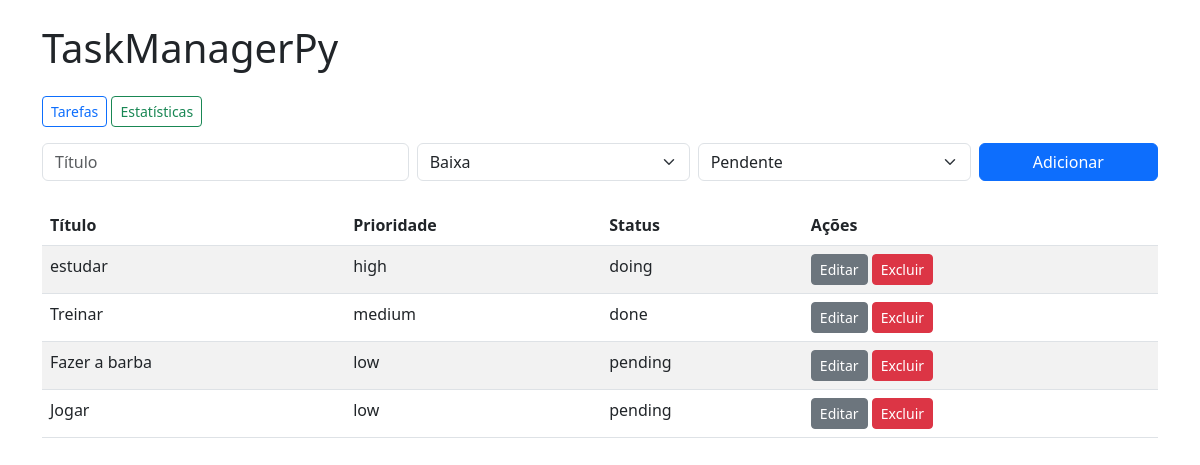
Before: / with the older database file.
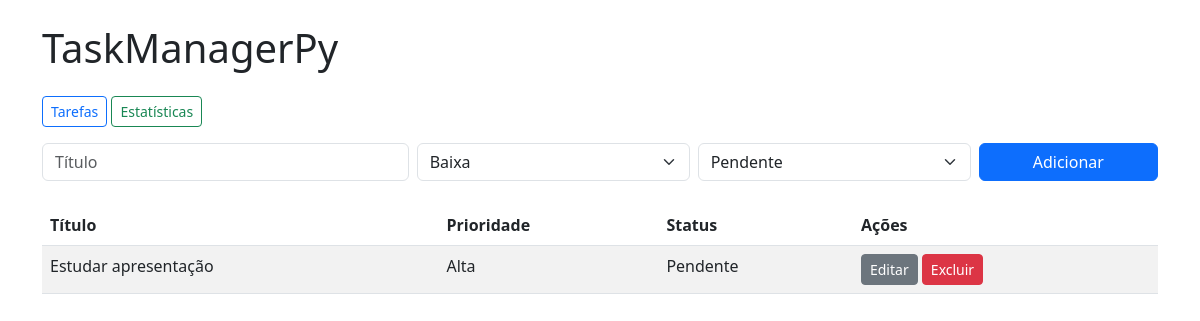
After: the same page with the newer database file.
### models.py (models this page shows, shortened)
class Task(db.Model):
    __tablename__ = "tasks"
    id = db.Column(db.Integer, primary_key=True)
    title = db.Column(db.String(120), nullable=False, index=True)
    description = db.Column(db.Text, nullable=True)
    priority = db.Column(db.String(10), nullable=False, default="medium")  # low, medium, high
    status = db.Column(db.String(20), nullable=False, default="pending")   # pending, doing, done
    created_at = db.Column(db.DateTime, default=datetime.utcnow)
    completed_at = db.Column(db.DateTime, nullable=True)

### app.py (the view)
@app.route('/')
def index():
    tasks = Task.query.all()
    sorted_tasks = quicksort_tasks(tasks, lambda t: PRIORITY_VALUE.get(t.priority, 0))
    return render_template('index.html', tasks=sorted_tasks)

### app.py (called while the page is built)
def quicksort_tasks(tasks, key_func):
    if len(tasks) <= 1:
        return tasks
    pivot = tasks[len(tasks)//2]
    pivot_key = key_func(pivot)
    left = [t for t in tasks if key_func(t) > pivot_key]
    middle = [t for t in tasks if key_func(t) == pivot_key]
    right = [t for t in tasks if key_func(t) < pivot_key]
    return quicksort_tasks(left, key_func) + middle + quicksort_tasks(right, key_func)

### templates/index.html (shortened to what this page needs)
{% extends "base.html" %}
{% block content %}
<form action="{{ url_for('create_task') }}" method="post" class="mb-4">
  <div class="row g-2">
    <div class="col-md-4">
      <input name="title" class="form-control" placeholder="Título" required>
    </div>
    <div class="col-md-3">
      <select name="priority" class="form-select" required>
        <option value="Baixa">Baixa</option>
      </select>
    </div>
    <div class="col-md-3">
      <select name="status" class="form-select" required>
        <option value="Pendente">Pendente</option>
      </select>
    </div>
    <div class="col-md-2">
      <button class="btn btn-primary w-100">Adicionar</button>
    </div>
  </div>
</form>
<table class="table table-striped">
  <thead>
    <tr>
      <th>Título</th>
      <th>Prioridade</th>
      <th>Status</th>
      <th>Ações</th>
    </tr>
  </thead>
  <tbody>
    {% for t in tasks %}
    <tr>
      <td>{{ t.title }}</td>
      <td>{{ t.priority }}</td>
      <td>{{ t.status }}</td>
      <td>
        <a class="btn btn-sm btn-secondary" href="{{ url_for('edit_task', task_id=t.id) }}">
          Editar
        </a>
        <form action="{{ url_for('delete_task', task_id=t.id) }}" method="post" style="display:inline">
          <button class="btn btn-sm btn-danger">Excluir</button>
        </form>
      </td>
    </tr>
    {% endfor %}
  </tbody>
</table>
{% endblock %}

### templates/base.html (shortened to what this page needs)
<!doctype html>
<html>
<head>
  <link href="https://cdn.jsdelivr.net/npm/bootstrap@5.3.0/dist/css/bootstrap.min.css" rel="stylesheet">
</head>
<body class="p-4">
  <div class="container">
    <h1 class="mb-4">TaskManagerPy</h1>
    <div class="mb-3">
  <a href="{{ url_for('index') }}" class="btn btn-outline-primary btn-sm">Tarefas</a>
  <a href="{{ url_for('stats') }}" class="btn btn-outline-success btn-sm">Estatísticas</a>
</div>
    {% block content %}{% endblock %}
  </div>
</body>
</html>

Changed rows visible on the page:
removed Task: title "Treinar", priority "medium", status "done"
removed Task: title "Fazer a barba", priority "low", status "pending"
removed Task: title "Jogar", priority "low", status "pending"
changed Task: title "estudar" → "Estudar apresentação"; priority "high" → "Alta"; status "doing" → "Pendente"
